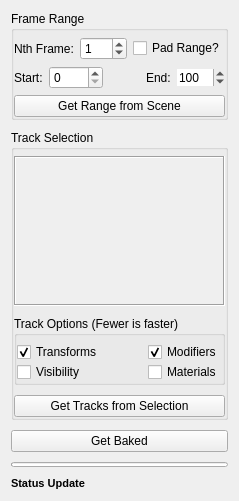
<?xml version="1.0" encoding="UTF-8"?>
<ui version="4.0">
 <class>bakeAllAnim_window</class>
 <widget class="QWidget" name="bakeAllAnim_window">
  <property name="geometry">
   <rect>
    <x>0</x>
    <y>0</y>
    <width>235</width>
    <height>480</height>
   </rect>
  </property>
  <property name="sizePolicy">
   <sizepolicy hsizetype="Minimum" vsizetype="Preferred">
    <horstretch>0</horstretch>
    <verstretch>0</verstretch>
   </sizepolicy>
  </property>
  <property name="windowTitle">
   <string>Bake All Anim v1.1.0</string>
  </property>
  <layout class="QVBoxLayout" name="verticalLayout">
   <property name="spacing">
    <number>10</number>
   </property>
   <item>
    <widget class="QGroupBox" name="grp_frameRange">
     <property name="title">
      <string>Frame Range</string>
     </property>
     <property name="flat">
      <bool>true</bool>
     </property>
     <layout class="QVBoxLayout" name="verticalLayout_2">
      <property name="leftMargin">
       <number>0</number>
      </property>
      <property name="topMargin">
       <number>6</number>
      </property>
      <property name="rightMargin">
       <number>0</number>
      </property>
      <property name="bottomMargin">
       <number>0</number>
      </property>
      <item>
       <layout class="QHBoxLayout" name="grp_frameOptions">
        <item>
         <widget class="QLabel" name="label_4">
          <property name="text">
           <string>Nth Frame:</string>
          </property>
         </widget>
        </item>
        <item>
         <widget class="QSpinBox" name="spn_nth">
          <property name="sizePolicy">
           <sizepolicy hsizetype="Minimum" vsizetype="Fixed">
            <horstretch>0</horstretch>
            <verstretch>0</verstretch>
           </sizepolicy>
          </property>
          <property name="toolTip">
           <string>Set higher than 1 to only bake every nth frame.  eg, 1, 3, 5, 7... or 1, 5, 10, 15...</string>
          </property>
          <property name="maximum">
           <number>999</number>
          </property>
          <property name="value">
           <number>1</number>
          </property>
         </widget>
        </item>
        <item>
         <spacer name="horizontalSpacer_2">
          <property name="orientation">
           <enum>Qt::Horizontal</enum>
          </property>
          <property name="sizeHint" stdset="0">
           <size>
            <width>0</width>
            <height>20</height>
           </size>
          </property>
         </spacer>
        </item>
        <item>
         <widget class="QCheckBox" name="chk_pad">
          <property name="toolTip">
           <string>If checked, make sure we place a keyframe on or after the End frame.</string>
          </property>
          <property name="text">
           <string>Pad Range?</string>
          </property>
         </widget>
        </item>
       </layout>
      </item>
      <item>
       <layout class="QHBoxLayout" name="grp_frameRange_2">
        <property name="topMargin">
         <number>0</number>
        </property>
        <item>
         <widget class="QLabel" name="label">
          <property name="text">
           <string>Start:</string>
          </property>
         </widget>
        </item>
        <item>
         <widget class="QSpinBox" name="spn_start">
          <property name="toolTip">
           <string>The frame to start baking from.  Note that &lt;b&gt;all animation&lt;/b&gt; on the selected tracks will be cleared, not just in this range.</string>
          </property>
          <property name="maximum">
           <number>9999</number>
          </property>
         </widget>
        </item>
        <item>
         <spacer name="horizontalSpacer">
          <property name="orientation">
           <enum>Qt::Horizontal</enum>
          </property>
          <property name="sizeHint" stdset="0">
           <size>
            <width>0</width>
            <height>20</height>
           </size>
          </property>
         </spacer>
        </item>
        <item>
         <widget class="QLabel" name="label_2">
          <property name="text">
           <string>End:</string>
          </property>
         </widget>
        </item>
        <item>
         <widget class="QSpinBox" name="spn_end">
          <property name="sizePolicy">
           <sizepolicy hsizetype="Minimum" vsizetype="Fixed">
            <horstretch>0</horstretch>
            <verstretch>0</verstretch>
           </sizepolicy>
          </property>
          <property name="toolTip">
           <string>The frame to bake to.  Note that &lt;b&gt;all animation&lt;/b&gt; on the selected tracks will be cleared, not just in this range.</string>
          </property>
          <property name="frame">
           <bool>false</bool>
          </property>
          <property name="readOnly">
           <bool>false</bool>
          </property>
          <property name="maximum">
           <number>9999</number>
          </property>
          <property name="value">
           <number>100</number>
          </property>
         </widget>
        </item>
       </layout>
      </item>
      <item>
       <widget class="QPushButton" name="btn_updateRange">
        <property name="toolTip">
         <string>Matches the animation range to the 3ds Max time slider.</string>
        </property>
        <property name="text">
         <string>Get Range from Scene</string>
        </property>
       </widget>
      </item>
     </layout>
    </widget>
   </item>
   <item>
    <widget class="QGroupBox" name="grp_trackSel">
     <property name="title">
      <string>Track Selection</string>
     </property>
     <property name="flat">
      <bool>true</bool>
     </property>
     <layout class="QVBoxLayout" name="verticalLayout_4">
      <property name="spacing">
       <number>10</number>
      </property>
      <property name="leftMargin">
       <number>0</number>
      </property>
      <property name="topMargin">
       <number>6</number>
      </property>
      <property name="rightMargin">
       <number>0</number>
      </property>
      <property name="bottomMargin">
       <number>0</number>
      </property>
      <item>
       <widget class="QScrollArea" name="box_trackScroll">
        <property name="sizePolicy">
         <sizepolicy hsizetype="Expanding" vsizetype="MinimumExpanding">
          <horstretch>0</horstretch>
          <verstretch>0</verstretch>
         </sizepolicy>
        </property>
        <property name="minimumSize">
         <size>
          <width>0</width>
          <height>150</height>
         </size>
        </property>
        <property name="toolTip">
         <string>Tracks selected here will be baked.</string>
        </property>
        <property name="frameShape">
         <enum>QFrame::Box</enum>
        </property>
        <property name="frameShadow">
         <enum>QFrame::Sunken</enum>
        </property>
        <property name="widgetResizable">
         <bool>true</bool>
        </property>
        <widget class="QWidget" name="box_tracks">
         <property name="geometry">
          <rect>
           <x>0</x>
           <y>0</y>
           <width>211</width>
           <height>148</height>
          </rect>
         </property>
         <layout class="QVBoxLayout" name="verticalLayout_3">
          <property name="spacing">
           <number>0</number>
          </property>
          <property name="leftMargin">
           <number>5</number>
          </property>
          <property name="topMargin">
           <number>0</number>
          </property>
          <property name="rightMargin">
           <number>5</number>
          </property>
          <property name="bottomMargin">
           <number>0</number>
          </property>
         </layout>
        </widget>
       </widget>
      </item>
      <item>
       <widget class="QGroupBox" name="grp_options">
        <property name="title">
         <string>Track Options (Fewer is faster)</string>
        </property>
        <property name="flat">
         <bool>true</bool>
        </property>
        <layout class="QVBoxLayout" name="verticalLayout_5">
         <property name="spacing">
          <number>0</number>
         </property>
         <property name="leftMargin">
          <number>0</number>
         </property>
         <property name="topMargin">
          <number>6</number>
         </property>
         <property name="rightMargin">
          <number>0</number>
         </property>
         <property name="bottomMargin">
          <number>0</number>
         </property>
         <item>
          <layout class="QHBoxLayout" name="horizontalLayout">
           <property name="topMargin">
            <number>0</number>
           </property>
           <item>
            <widget class="QCheckBox" name="chk_transforms">
             <property name="text">
              <string>Transforms</string>
             </property>
             <property name="checked">
              <bool>true</bool>
             </property>
            </widget>
           </item>
           <item>
            <spacer name="horizontalSpacer_3">
             <property name="orientation">
              <enum>Qt::Horizontal</enum>
             </property>
             <property name="sizeHint" stdset="0">
              <size>
               <width>40</width>
               <height>20</height>
              </size>
             </property>
            </spacer>
           </item>
           <item>
            <widget class="QCheckBox" name="chk_modifiers">
             <property name="layoutDirection">
              <enum>Qt::LeftToRight</enum>
             </property>
             <property name="text">
              <string>Modifiers</string>
             </property>
             <property name="checked">
              <bool>true</bool>
             </property>
            </widget>
           </item>
          </layout>
         </item>
         <item>
          <layout class="QHBoxLayout" name="horizontalLayout_2">
           <item>
            <widget class="QCheckBox" name="chk_visibility">
             <property name="text">
              <string>Visibility</string>
             </property>
            </widget>
           </item>
           <item>
            <spacer name="horizontalSpacer_4">
             <property name="orientation">
              <enum>Qt::Horizontal</enum>
             </property>
             <property name="sizeHint" stdset="0">
              <size>
               <width>40</width>
               <height>20</height>
              </size>
             </property>
            </spacer>
           </item>
           <item>
            <widget class="QCheckBox" name="chk_materials">
             <property name="text">
              <string>Materials</string>
             </property>
            </widget>
           </item>
          </layout>
         </item>
        </layout>
       </widget>
      </item>
      <item>
       <widget class="QPushButton" name="btn_updateTracks">
        <property name="toolTip">
         <string>Update the Track Selection list with all animated tracks in the current selection.</string>
        </property>
        <property name="text">
         <string>Get Tracks from Selection</string>
        </property>
       </widget>
      </item>
     </layout>
    </widget>
   </item>
   <item>
    <widget class="QPushButton" name="btn_getBaked">
     <property name="toolTip">
      <string>Bake selected tracks.</string>
     </property>
     <property name="text">
      <string>Get Baked</string>
     </property>
    </widget>
   </item>
   <item>
    <widget class="QProgressBar" name="bar_progress">
     <property name="sizePolicy">
      <sizepolicy hsizetype="Expanding" vsizetype="Fixed">
       <horstretch>0</horstretch>
       <verstretch>0</verstretch>
      </sizepolicy>
     </property>
     <property name="maximumSize">
      <size>
       <width>16777215</width>
       <height>5</height>
      </size>
     </property>
     <property name="baseSize">
      <size>
       <width>0</width>
       <height>0</height>
      </size>
     </property>
     <property name="maximum">
      <number>100</number>
     </property>
     <property name="value">
      <number>0</number>
     </property>
     <property name="textVisible">
      <bool>false</bool>
     </property>
     <property name="orientation">
      <enum>Qt::Horizontal</enum>
     </property>
     <property name="invertedAppearance">
      <bool>false</bool>
     </property>
    </widget>
   </item>
   <item>
    <widget class="QLabel" name="lbl_status">
     <property name="font">
      <font>
       <pointsize>8</pointsize>
       <weight>75</weight>
       <bold>true</bold>
       <kerning>true</kerning>
      </font>
     </property>
     <property name="frameShape">
      <enum>QFrame::NoFrame</enum>
     </property>
     <property name="frameShadow">
      <enum>QFrame::Plain</enum>
     </property>
     <property name="text">
      <string>Status Update</string>
     </property>
     <property name="textFormat">
      <enum>Qt::RichText</enum>
     </property>
    </widget>
   </item>
  </layout>
 </widget>
 <resources/>
 <connections/>
</ui>
